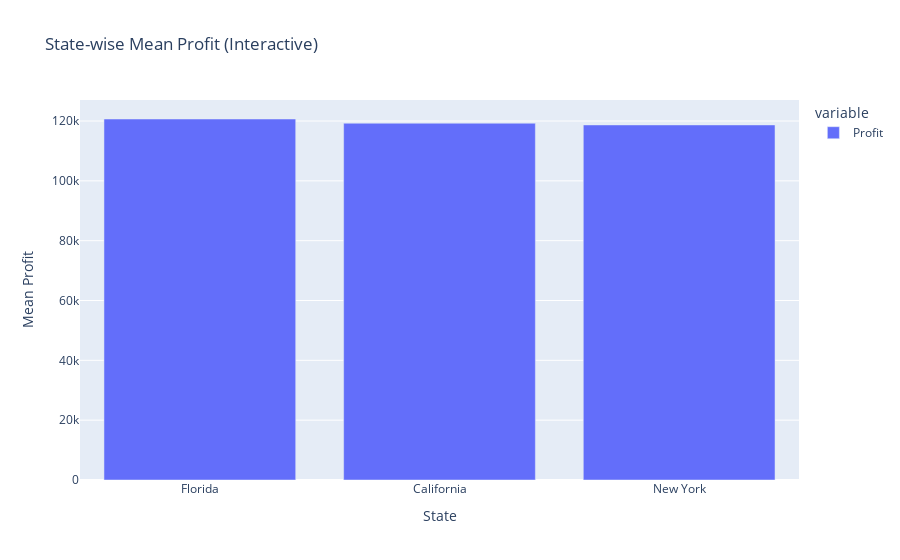

The notebook cell this image was saved under:
### Markdown cell above
## Interactive Plotly Bar Chart

### Code cell
# Interactive version of the state-wise mean profit comparison.
# Allows hovering over bars to get precise profit values.
fig = px.bar(state_mean, title="State-wise Mean Profit (Interactive)", labels={'value':'Mean Profit'})
fig.show()

### Figure 1 — Plotly figure (JSON) as saved in the notebook; plotly's stock layout.template omitted (floating-point values rounded to 4 significant figures)
{"data": [{"hovertemplate": "variable=Profit<br>State=%{x}<br>Mean Profit=%{y}<extra></extra>", "legendgroup": "Profit", "marker": {"color": "#636efa", "pattern": {"shape": ""}}, "name": "Profit", "orientation": "v", "showlegend": true, "textposition": "auto", "type": "bar", "x": ["Florida", "California", "New York"], "xaxis": "x", "y": [120700.0, 119300.0, 118700.0], "yaxis": "y"}], "layout": {"barmode": "relative", "legend": {"title": {"text": "variable"}, "tracegroupgap": 0}, "title": {"text": "State-wise Mean Profit (Interactive)"}, "xaxis": {"anchor": "y", "domain": [0, 1], "title": {"text": "State"}}, "yaxis": {"anchor": "x", "domain": [0, 1], "title": {"text": "Mean Profit"}}}}
